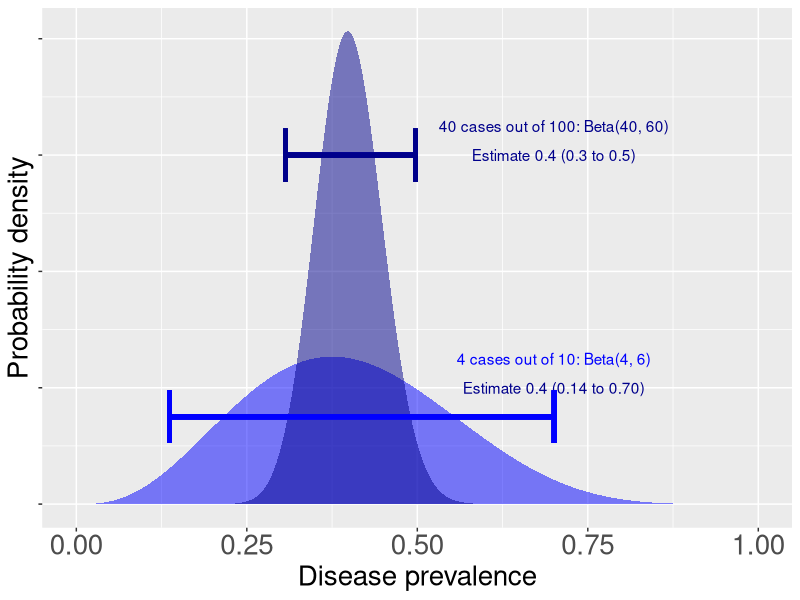
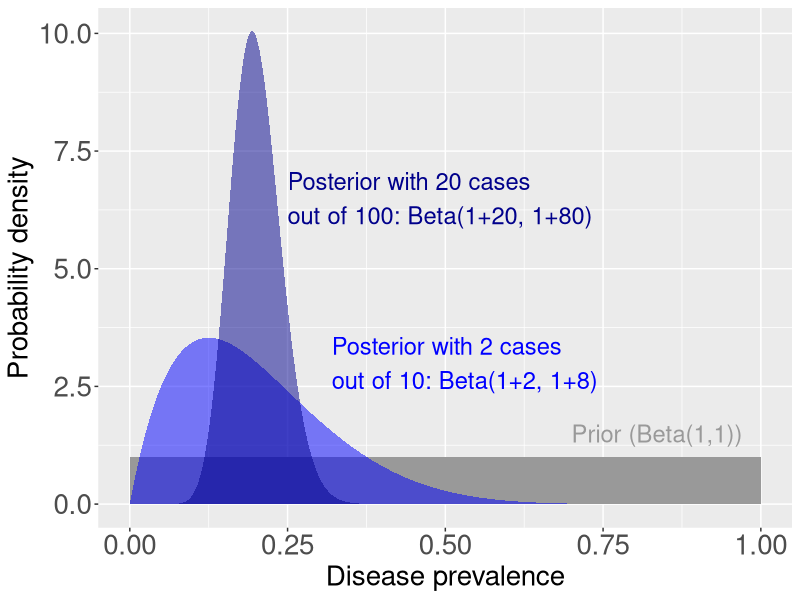
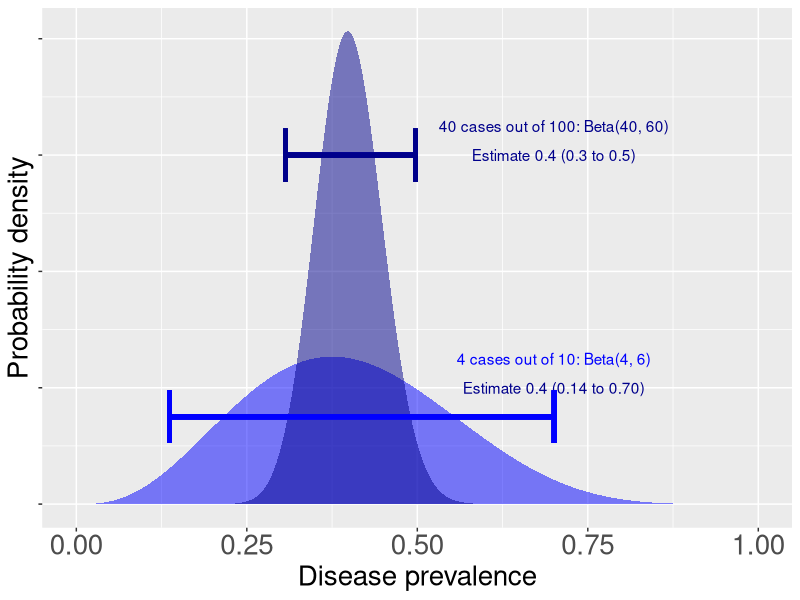

These figures' R source, in order:
library(tidyverse)

## Bayesian inference
## Prior distribution for a probability, e.g. prevalence of a disease
## Uniform prior and two posteriors

x <- seq(0, 1, by=0.001)
yprior <- dunif(x, 0, 1)
y10 <- dbeta(x, 2, 8)
y100 <- dbeta(x, 20, 80)
dat <- data.frame(x, y10, y100)

p <- ggplot(dat, aes(x=x,y=y10)) +
  geom_ribbon(aes(ymax=yprior, ymin=0), fill="gray60") +
  geom_ribbon(aes(ymax=y10, ymin=0), fill="blue", alpha=0.5) +
  geom_ribbon(aes(ymax=y100, ymin=0), fill="darkblue", alpha=0.5) +
  annotate(geom="text", x=0.7, y=1.5, hjust=0, size=6,
           label="Prior (Beta(1,1))", col="gray60") +
  annotate(geom="text", x=0.32, y=3, hjust=0, size=6,
           label="Posterior with 2 cases\nout of 10: Beta(1+2, 1+8)", col="blue") +
  annotate(geom="text", x=0.25, y=6.5, hjust=0, size=6,
           label="Posterior with 20 cases\nout of 100: Beta(1+20, 1+80)", col="darkblue") +
  xlim(0,1) +
  ylim(0,max(dat$y100)) +
  ylab("Probability density") +
  xlab("Disease prevalence") +
  theme(axis.text = element_text(size=20),
        axis.title = element_text(size=20))
svg("plots/prior_post.svg")
p
dev.off()



## Counts and proportions equivalence

## Two examples

x <- seq(0, 1, by=0.001)
yprior <- dunif(x, 0, 1)
y10 <- dbeta(x, 4, 6)
y100 <- dbeta(x, 40, 60)
dat <- data.frame(x, y10, y100)

p <- ggplot(dat, aes(x=x,y=y10)) +
  geom_ribbon(aes(ymax=y10, ymin=0), fill="blue", alpha=0.5) +
  geom_ribbon(aes(ymax=y100, ymin=0), fill="darkblue", alpha=0.5) +
  annotate(geom="text", x=0.7, y=6.5, label="40 cases out of 100: Beta(40, 60)", col="darkblue") +
  annotate(geom="text", x=0.7, y=6, label="Estimate 0.4 (0.3 to 0.5)", col="darkblue") +
  geom_errorbarh(aes(xmin=qbeta(0.025,40,60),
                      xmax=qbeta(0.975,40,60), y=6), lwd=1.5, col="darkblue") +
  annotate(geom="text", x=0.7, y=2.5, label="4 cases out of 10: Beta(4, 6)", col="blue") +
  annotate(geom="text", x=0.7, y=2, label="Estimate 0.4 (0.14 to 0.70)", col="darkblue") +
  geom_errorbarh(aes(xmin=qbeta(0.025,4,6),
                      xmax=qbeta(0.975,4,6), y=1.5), lwd=1.5, col="blue") +
  xlim(0,1) +
  ylim(0,max(dat$y100)) +
  ylab("Probability density") +
  xlab("Disease prevalence") +
  theme(axis.text.x = element_text(size=20),
        axis.title = element_text(size=20),
        axis.text.y = element_blank())
ggsave("plots/count_prop.png")
p
dev.off()
